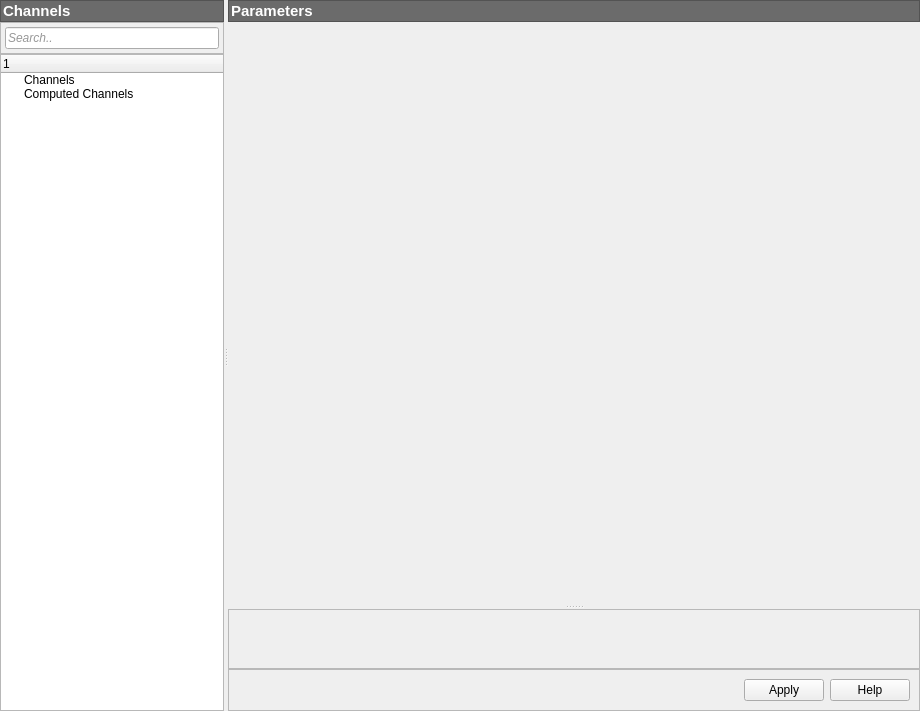
<?xml version="1.0" encoding="UTF-8"?>
<ui version="4.0">
 <class>WidgetChannelCfg</class>
 <widget class="QWidget" name="WidgetChannelCfg">
  <property name="geometry">
   <rect>
    <x>0</x>
    <y>0</y>
    <width>920</width>
    <height>711</height>
   </rect>
  </property>
  <property name="windowTitle">
   <string>Form</string>
  </property>
  <layout class="QVBoxLayout" name="verticalLayout_4">
   <property name="spacing">
    <number>0</number>
   </property>
   <property name="leftMargin">
    <number>0</number>
   </property>
   <property name="topMargin">
    <number>0</number>
   </property>
   <property name="rightMargin">
    <number>0</number>
   </property>
   <property name="bottomMargin">
    <number>0</number>
   </property>
   <item>
    <widget class="QSplitter" name="splitter1">
     <property name="orientation">
      <enum>Qt::Horizontal</enum>
     </property>
     <property name="childrenCollapsible">
      <bool>false</bool>
     </property>
     <widget class="QWidget" name="">
      <layout class="QVBoxLayout" name="verticalLayout1">
       <property name="spacing">
        <number>0</number>
       </property>
       <item>
        <widget class="QFrame" name="titleframe">
         <property name="sizePolicy">
          <sizepolicy hsizetype="Preferred" vsizetype="Fixed">
           <horstretch>0</horstretch>
           <verstretch>0</verstretch>
          </sizepolicy>
         </property>
         <property name="font">
          <font>
           <family>Arial</family>
           <weight>50</weight>
           <bold>false</bold>
          </font>
         </property>
         <property name="styleSheet">
          <string notr="true">background-color: rgb(107, 107, 107);
color: rgb(255, 255, 255);</string>
         </property>
         <property name="frameShape">
          <enum>QFrame::StyledPanel</enum>
         </property>
         <property name="frameShadow">
          <enum>QFrame::Sunken</enum>
         </property>
         <layout class="QHBoxLayout" name="horizontalLayout_2">
          <property name="spacing">
           <number>0</number>
          </property>
          <property name="leftMargin">
           <number>2</number>
          </property>
          <property name="topMargin">
           <number>1</number>
          </property>
          <property name="rightMargin">
           <number>0</number>
          </property>
          <property name="bottomMargin">
           <number>1</number>
          </property>
          <item>
           <widget class="QLabel" name="label">
            <property name="font">
             <font>
              <family>Arial</family>
              <pointsize>11</pointsize>
              <weight>75</weight>
              <bold>true</bold>
             </font>
            </property>
            <property name="text">
             <string>Channels</string>
            </property>
           </widget>
          </item>
         </layout>
        </widget>
       </item>
       <item>
        <widget class="QFrame" name="searchframe">
         <property name="sizePolicy">
          <sizepolicy hsizetype="Preferred" vsizetype="Preferred">
           <horstretch>0</horstretch>
           <verstretch>0</verstretch>
          </sizepolicy>
         </property>
         <property name="maximumSize">
          <size>
           <width>16777215</width>
           <height>16777215</height>
          </size>
         </property>
         <property name="frameShape">
          <enum>QFrame::StyledPanel</enum>
         </property>
         <property name="frameShadow">
          <enum>QFrame::Sunken</enum>
         </property>
         <layout class="QHBoxLayout" name="horizontalLayout">
          <property name="leftMargin">
           <number>4</number>
          </property>
          <property name="topMargin">
           <number>4</number>
          </property>
          <property name="rightMargin">
           <number>4</number>
          </property>
          <property name="bottomMargin">
           <number>4</number>
          </property>
          <item>
           <widget class="QLineEdit" name="searchEdit">
            <property name="font">
             <font>
              <family>Arial</family>
              <italic>true</italic>
             </font>
            </property>
            <property name="styleSheet">
             <string notr="true">color: rgb(152, 152, 152);</string>
            </property>
            <property name="text">
             <string>Search..</string>
            </property>
           </widget>
          </item>
         </layout>
        </widget>
       </item>
       <item>
        <widget class="QTreeWidget" name="treeWidget">
         <column>
          <property name="text">
           <string>1</string>
          </property>
         </column>
         <item>
          <property name="text">
           <string>Channels</string>
          </property>
         </item>
         <item>
          <property name="text">
           <string>Computed Channels</string>
          </property>
         </item>
        </widget>
       </item>
      </layout>
     </widget>
     <widget class="QWidget" name="">
      <layout class="QVBoxLayout" name="verticalLayout2">
       <property name="spacing">
        <number>0</number>
       </property>
       <item>
        <widget class="QFrame" name="titleframe_2">
         <property name="sizePolicy">
          <sizepolicy hsizetype="Preferred" vsizetype="Fixed">
           <horstretch>0</horstretch>
           <verstretch>0</verstretch>
          </sizepolicy>
         </property>
         <property name="font">
          <font>
           <family>Arial</family>
           <weight>50</weight>
           <bold>false</bold>
          </font>
         </property>
         <property name="styleSheet">
          <string notr="true">background-color: rgb(107, 107, 107);
color: rgb(255, 255, 255);</string>
         </property>
         <property name="frameShape">
          <enum>QFrame::StyledPanel</enum>
         </property>
         <property name="frameShadow">
          <enum>QFrame::Sunken</enum>
         </property>
         <layout class="QHBoxLayout" name="horizontalLayout_4">
          <property name="spacing">
           <number>0</number>
          </property>
          <property name="leftMargin">
           <number>2</number>
          </property>
          <property name="topMargin">
           <number>1</number>
          </property>
          <property name="rightMargin">
           <number>0</number>
          </property>
          <property name="bottomMargin">
           <number>1</number>
          </property>
          <item>
           <widget class="QLabel" name="label_2">
            <property name="font">
             <font>
              <family>Arial</family>
              <pointsize>11</pointsize>
              <weight>75</weight>
              <bold>true</bold>
             </font>
            </property>
            <property name="text">
             <string>Parameters</string>
            </property>
           </widget>
          </item>
         </layout>
        </widget>
       </item>
       <item>
        <widget class="QSplitter" name="splitter2">
         <property name="orientation">
          <enum>Qt::Vertical</enum>
         </property>
         <property name="childrenCollapsible">
          <bool>false</bool>
         </property>
         <widget class="QStackedWidget" name="stackedWidget">
          <property name="sizePolicy">
           <sizepolicy hsizetype="Preferred" vsizetype="Expanding">
            <horstretch>0</horstretch>
            <verstretch>1</verstretch>
           </sizepolicy>
          </property>
          <widget class="QWidget" name="page1">
           <layout class="QVBoxLayout" name="verticalLayout_2">
            <property name="spacing">
             <number>0</number>
            </property>
            <property name="leftMargin">
             <number>0</number>
            </property>
            <property name="topMargin">
             <number>0</number>
            </property>
            <property name="rightMargin">
             <number>0</number>
            </property>
            <property name="bottomMargin">
             <number>0</number>
            </property>
            <item>
             <layout class="QVBoxLayout" name="propertytreeLayout">
              <property name="spacing">
               <number>0</number>
              </property>
             </layout>
            </item>
           </layout>
          </widget>
          <widget class="QWidget" name="page2"/>
         </widget>
         <widget class="QWidget" name="layoutWidget">
          <layout class="QVBoxLayout" name="verticalLayout3">
           <property name="spacing">
            <number>0</number>
           </property>
           <item>
            <widget class="QFrame" name="infodisplayframe">
             <property name="sizePolicy">
              <sizepolicy hsizetype="Preferred" vsizetype="Preferred">
               <horstretch>0</horstretch>
               <verstretch>0</verstretch>
              </sizepolicy>
             </property>
             <property name="minimumSize">
              <size>
               <width>0</width>
               <height>60</height>
              </size>
             </property>
             <property name="frameShape">
              <enum>QFrame::StyledPanel</enum>
             </property>
             <property name="frameShadow">
              <enum>QFrame::Plain</enum>
             </property>
            </widget>
           </item>
           <item>
            <widget class="QFrame" name="buttonframe">
             <property name="sizePolicy">
              <sizepolicy hsizetype="Preferred" vsizetype="Fixed">
               <horstretch>0</horstretch>
               <verstretch>0</verstretch>
              </sizepolicy>
             </property>
             <property name="frameShape">
              <enum>QFrame::StyledPanel</enum>
             </property>
             <property name="frameShadow">
              <enum>QFrame::Raised</enum>
             </property>
             <layout class="QHBoxLayout" name="horizontalLayout_3">
              <item>
               <spacer name="horizontalSpacer">
                <property name="orientation">
                 <enum>Qt::Horizontal</enum>
                </property>
                <property name="sizeHint" stdset="0">
                 <size>
                  <width>603</width>
                  <height>20</height>
                 </size>
                </property>
               </spacer>
              </item>
              <item>
               <widget class="QPushButton" name="applyButton">
                <property name="text">
                 <string>Apply</string>
                </property>
               </widget>
              </item>
              <item>
               <widget class="QPushButton" name="helpButton">
                <property name="text">
                 <string>Help</string>
                </property>
               </widget>
              </item>
             </layout>
            </widget>
           </item>
          </layout>
         </widget>
        </widget>
       </item>
      </layout>
     </widget>
    </widget>
   </item>
  </layout>
 </widget>
 <resources/>
 <connections/>
</ui>
